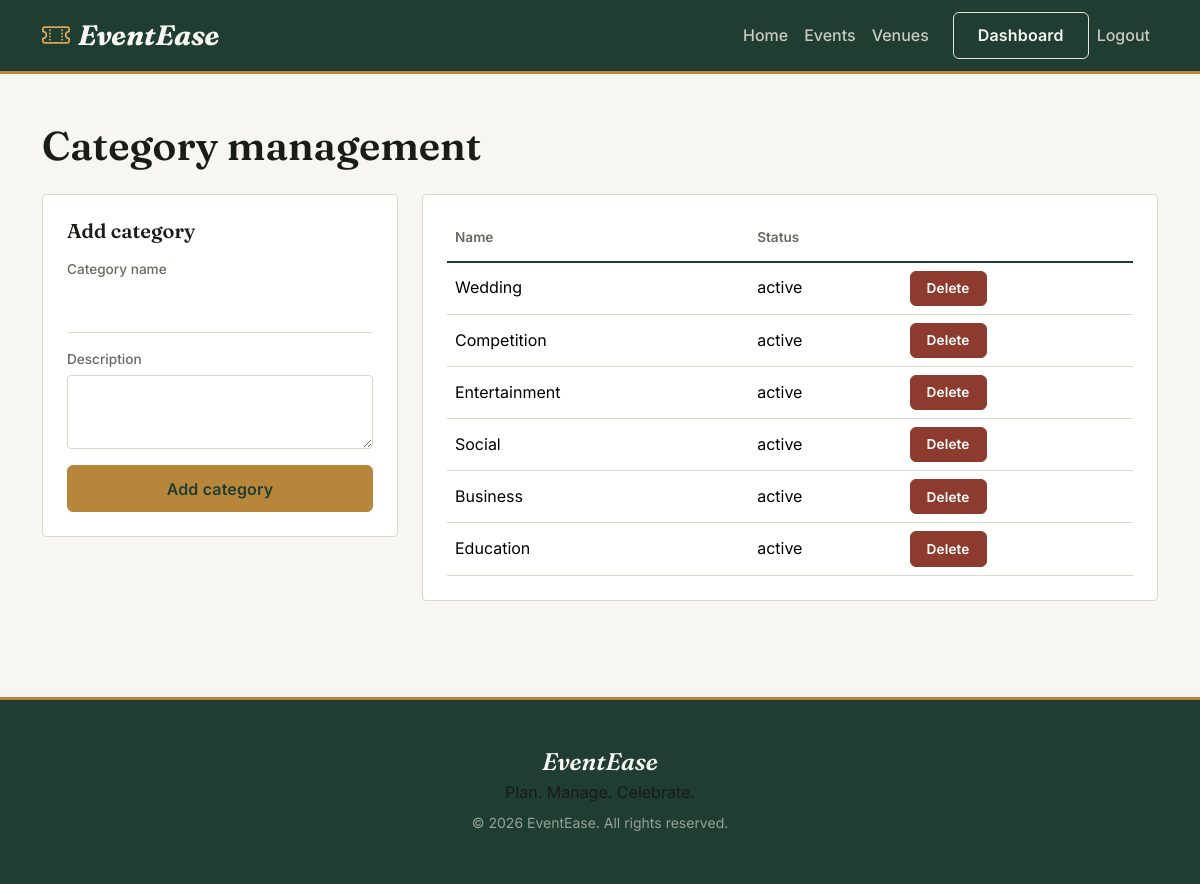
Screenshot of /admin/categories.php (signed in) with the database file from the repository.
### tables this page shows
CREATE TABLE categories(id INT AUTO_INCREMENT PRIMARY KEY,name VARCHAR(100) NOT NULL,slug VARCHAR(120),description TEXT,icon VARCHAR(100),image VARCHAR(255),status ENUM('active','inactive') DEFAULT 'active',created_at TIMESTAMP DEFAULT CURRENT_TIMESTAMP);

### includes/auth.php (called while the page is built, shortened)
<?php
function logged_in(){ return isset($_SESSION['user']); }
?>

### admin/categories.php (the view, shortened to what this page needs)
<?php
require '../config/database.php';
require '../includes/auth.php';
$cats = $pdo->query("SELECT * FROM categories ORDER BY id DESC")->fetchAll(PDO::FETCH_ASSOC);
require '../includes/header.php';
?>
<div class="container py-5">
  <h1 class="mb-4">Category management</h1>
  <div class="row g-4">
    <div class="col-md-4">
      <div class="card p-4">
        <h5 class="mb-3">Add category</h5>
        <form method="post">
          <label>Category name</label>
          <input class="form-control mb-3" name="name" required>
          <label>Description</label>
          <textarea class="form-control mb-3" name="description"></textarea>
          <button class="btn btn-primary w-100">Add category</button>
        </form>
      </div>
    </div>
    <div class="col-md-8">
      <div class="table-wrap">
        <table class="table">
          <tr><th>Name</th><th>Status</th><th></th></tr>
          <?php foreach ($cats as $c): ?>
            <tr>
              <td><?= htmlspecialchars($c['name']) ?></td>
              <td><?= $c['status'] ?></td>
              <td><a data-confirm="Delete this category?" href="?delete=<?= $c['id'] ?>" class="btn btn-sm btn-danger">Delete</a></td>
            </tr>
          <?php endforeach; ?>
        </table>
      </div>
    </div>
  </div>
</div>
<?php require '../includes/footer.php'; ?>

### includes/header.php (shortened to what this page needs)
<?php require_once __DIR__.'/auth.php'; ?>
<!DOCTYPE html>
<html lang="en">
<head>
<link href="https://cdn.jsdelivr.net/npm/bootstrap@5.3.3/dist/css/bootstrap.min.css" rel="stylesheet">
<link href="https://cdn.jsdelivr.net/npm/bootstrap-icons@1.11.3/font/bootstrap-icons.css" rel="stylesheet">
<link href="/EventEase/assets/css/style.css" rel="stylesheet">
</head>
<body>
<nav class="navbar navbar-expand-lg navbar-dark ee-nav sticky-top">
  <div class="container">
    <a class="navbar-brand fw-bold fs-3" href="/EventEase/index.php"><i class="bi bi-ticket-perforated"></i>EventEase</a>
    <div class="collapse navbar-collapse" id="nav">
      <ul class="navbar-nav ms-auto align-items-lg-center">
        <li class="nav-item"><a class="nav-link" href="/EventEase/index.php">Home</a></li>
        <li class="nav-item"><a class="nav-link" href="/EventEase/events.php">Events</a></li>
        <li class="nav-item"><a class="nav-link" href="/EventEase/venues.php">Venues</a></li>
        <?php if (logged_in()): ?>
          <li class="nav-item"><a class="btn btn-light ms-lg-3" href="/EventEase/dashboard.php">Dashboard</a></li>
          <li class="nav-item"><a class="nav-link" href="/EventEase/logout.php">Logout</a></li>
        <?php else: ?>
          <li class="nav-item"><a class="nav-link" href="/EventEase/login.php">Login</a></li>
          <li class="nav-item"><a class="btn btn-primary ms-lg-3" href="/EventEase/register.php">Get started</a></li>
        <?php endif; ?>
      </ul>
    </div>
  </div>
</nav>
<main>

### includes/footer.php (shortened to what this page needs)
</main>
<footer class="ee-footer mt-5 py-5">
  <div class="container text-center">
    <h4>EventEase</h4>
    <p class="mb-1">Plan. Manage. Celebrate.</p>
    <small>&copy; <?= date('Y') ?> EventEase. All rights reserved.</small>
  </div>
</footer>
</body>
</html>

### assets/css/style.css (style rules this page uses)
:root { --ink:#1A1C18; --forest:#1F3D30; --forest-light:#2C5544; --brass:#B8863B; --brass-light:#D9A75A; --paper:#F7F6F1; --white:#FFFFFF; --line:#DCD8C9; --ruby:#8C3B2E; --muted:#666A5F; --font-display:'Fraunces', Georgia, serif; --font-body:'Inter', system-ui, -apple-system, sans-serif; }
* { box-sizing:border-box }
body { background:var(--paper); color:var(--ink); font-family:var(--font-body); line-height:1.6; }
h1,h2,h3,h4,h5 { font-family:var(--font-display);color:var(--ink);font-weight:600 }
p { color:var(--ink) }
a { color:var(--forest) }
main { display:block;min-height:60vh }
.ee-nav { background:var(--forest);border-bottom:3px solid var(--brass);box-shadow:none }
.ee-nav .navbar-brand { font-family:var(--font-display); font-style:italic; font-weight:600; color:var(--paper)!important; }
.ee-nav .navbar-brand i { color:var(--brass-light);margin-right:8px;font-style:normal }
.ee-nav .nav-link { color:#E7E4D8;opacity:.85;font-weight:500 }
.ee-nav .btn-light { background:transparent;border:1.5px solid #E7E4D8;color:var(--paper); border-radius:6px;font-weight:600; }
.btn { border-radius:6px;font-weight:600;padding:.65rem 1.5rem;letter-spacing:.01em }
.btn-primary { background:var(--brass);border-color:var(--brass);color:var(--forest) }
.btn-danger { background:var(--ruby);border-color:var(--ruby) }
.btn-sm { padding:.4rem 1rem;font-size:.85rem }
.card { background:var(--white);border:1px solid var(--line)!important;border-radius:4px; box-shadow:none; }
label { font-size:.85rem;color:var(--muted);font-weight:500;margin-bottom:5px;display:block }
.form-control,.form-select { background:transparent;border:0;border-bottom:1.5px solid var(--line); border-radius:0;padding:11px 4px;color:var(--ink); }
textarea.form-control { border:1.5px solid var(--line);border-radius:4px;padding:12px }
.table-wrap { background:var(--white);border-radius:4px;padding:24px;border:1px solid var(--line) }
.table { margin:0 }
.table th { border-bottom:2px solid var(--forest);color:var(--muted);font-weight:600; font-size:.85rem;padding-bottom:12px; }
.table td { vertical-align:middle;border-color:var(--line) }
.ee-footer { background:var(--forest);color:#E7E4D8;border-top:3px solid var(--brass) }
.ee-footer h4 { color:var(--paper);font-style:italic;margin-bottom:4px }
.ee-footer small { color:#E7E4D899 }

### rows the page displays
categories: name "Wedding", status "active"
categories: name "Competition", status "active"
categories: name "Entertainment", status "active"
categories: name "Social", status "active"
categories: name "Business", status "active"
categories: name "Education", status "active"
